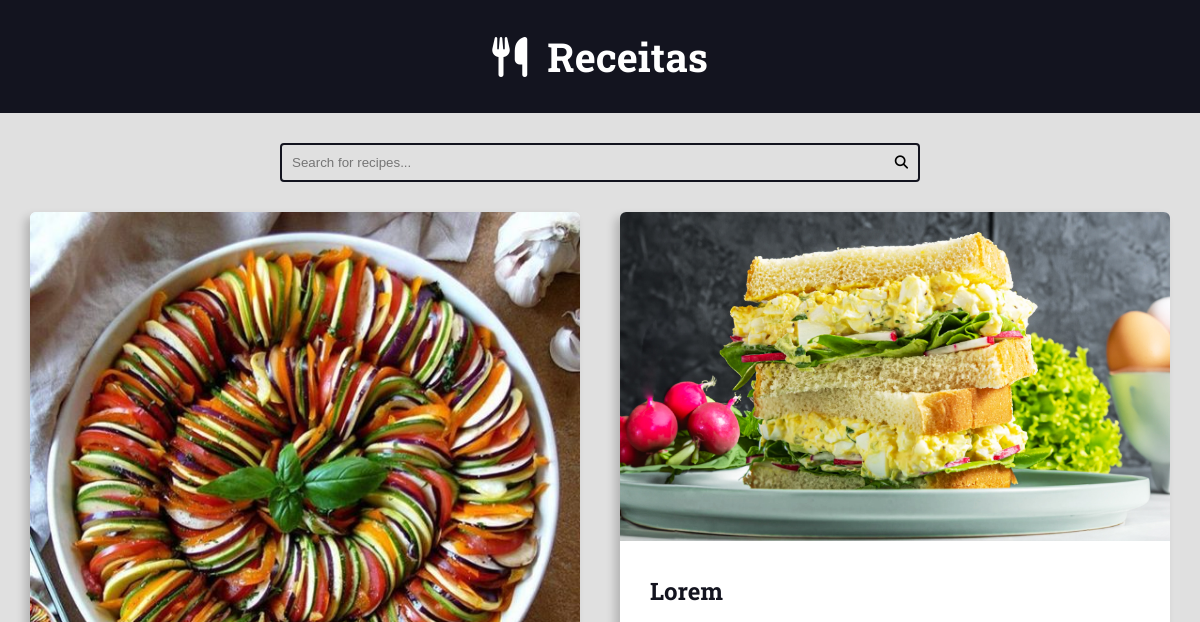
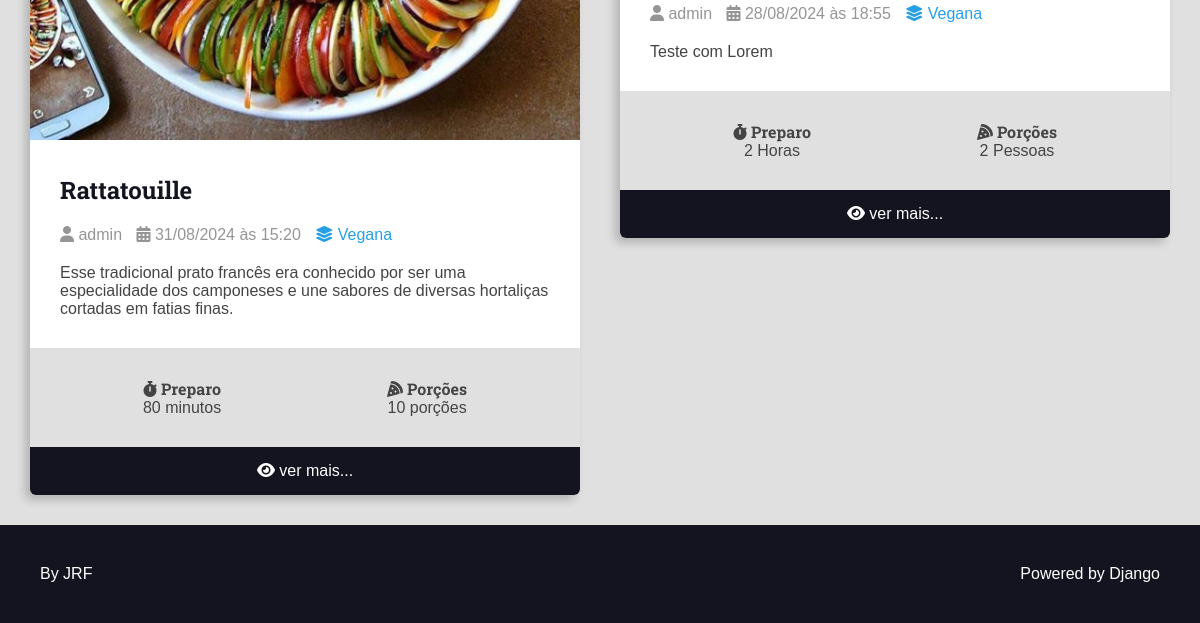
Before: /recipes/category/2/ with the older database file (2 pictures, top to bottom).
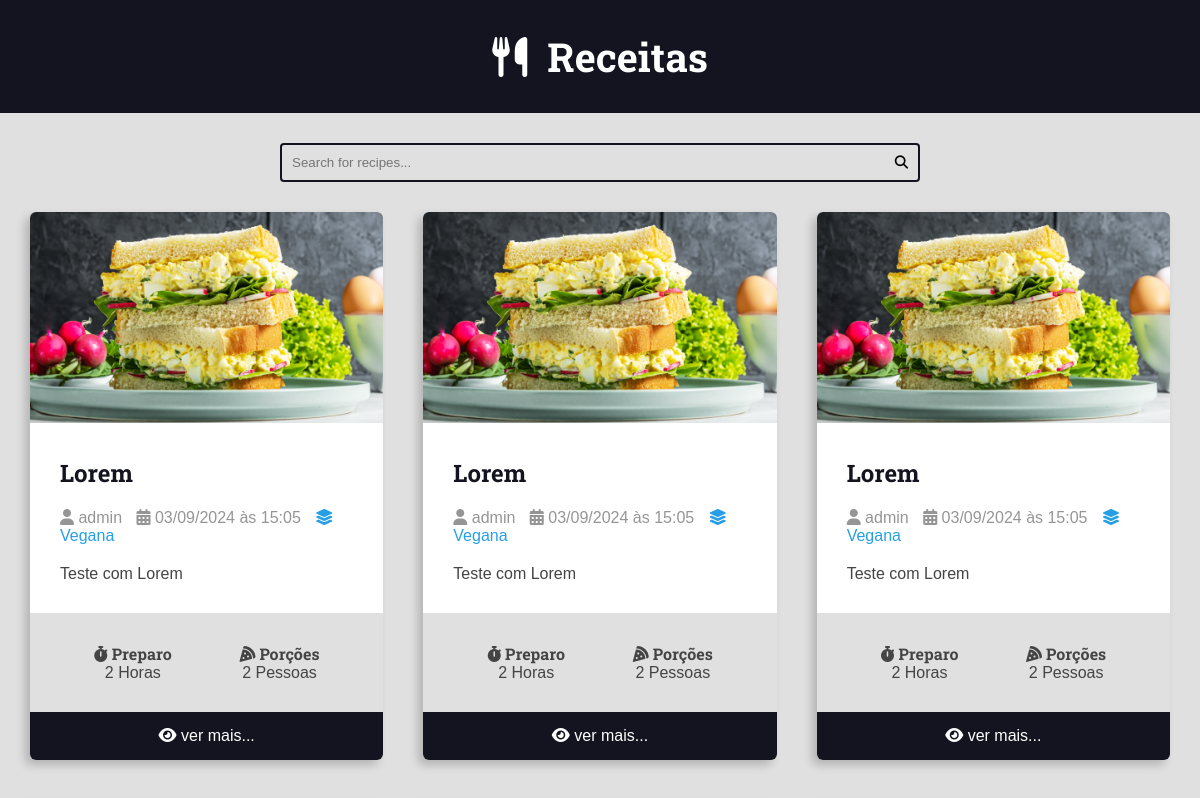
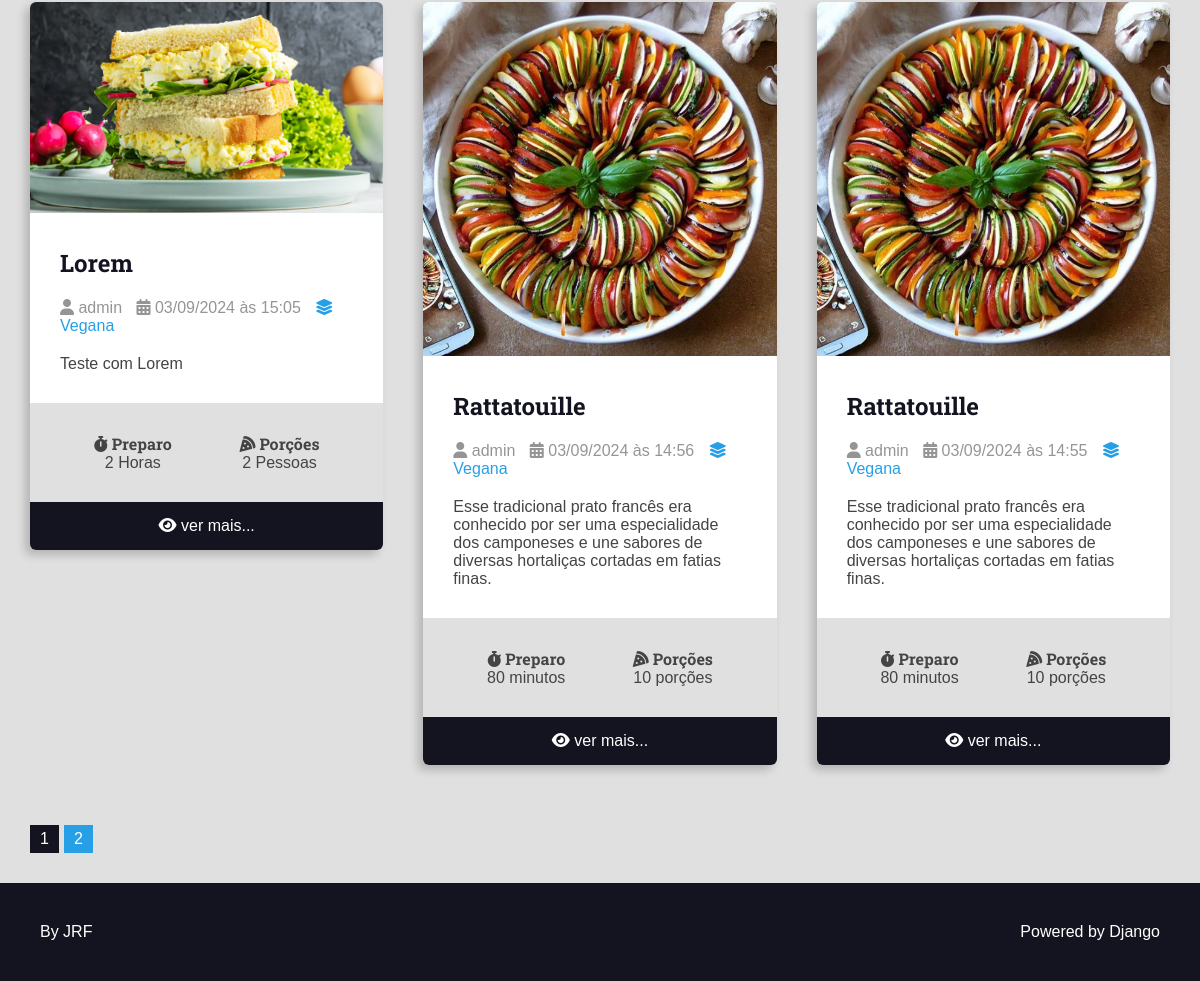
After: the same page with the newer database file (2 pictures, top to bottom).
### recipes/models.py (models this page shows, shortened)
class Recipe(models.Model):
    title = models.CharField(max_length=65)
    description = models.CharField(max_length=165)
    slug = models.SlugField(unique=True)
    preparation_time = models.IntegerField()
    preparation_time_unit = models.CharField(max_length=35)
    servings = models.IntegerField()
    servings_unit = models.CharField(max_length=35)
    preparation_steps = models.TextField(max_length=255)
    preparation_steps_is_html = models.BooleanField(default=False)
    created_at = models.DateTimeField(auto_now_add=True)
    updated_at = models.DateTimeField(auto_now=True)
    is_published = models.BooleanField(default=False)
    cover = models.ImageField(
        upload_to='recipes/covers/%Y/%m/%d/', blank=True, default=''
    )
    category = models.ForeignKey(
        Category,
        on_delete=models.SET_NULL,
        null=True,
        blank=True,
        default=None,
    )
    author = models.ForeignKey(User, on_delete=models.SET_NULL, null=True)

class Category(models.Model):
    name = models.CharField(max_length=35)

### recipes/views.py (the view)
def category(request, category_id):
    recipes = get_list_or_404(
        Recipe.objects.filter(
            category__id=category_id, is_published=True
        ).order_by('-id')
    )
    page_obj, pagination_range = pagination(request, recipes, PER_PAGE)
    return render(
        request,
        'recipes/pages/category.html',
        context={
            'recipes': page_obj,
            'pagination_range': pagination_range,
            'title': f'Categoria - {recipes[0].category.name} |',
        },
    )

### resources/utils/pagination.py (called while the page is built)
def set_pagination_range(page_range, view_pages, current_page):
    middle_range = math.ceil(view_pages / 2)
    start_range = current_page - middle_range
    stop_range = current_page + middle_range
    total_pages = len(page_range)
    offset_range = abs(start_range) if start_range < 0 else 0
    if start_range < 0:
        start_range = 0
        stop_range += offset_range
    if stop_range >= total_pages:
        start_range -= abs(total_pages - stop_range)
    pagination = page_range[start_range:stop_range]
    return {
        'pagination': pagination,
        'page_range': page_range,
        'view_pages': view_pages,
        'current_page': current_page,
        'total_pages': total_pages,
        'start_range': start_range,
        'stop_range': stop_range,
        'has_previous': current_page > middle_range,
        'has_next': stop_range < total_pages,
    }

def pagination(request, queryset, per_page, view_pages=4):
    try:
        current_page = int(request.GET.get('page', 1))
    except ValueError:
        current_page = 1
    paginator = Paginator(queryset, per_page)
    page_obj = paginator.get_page(current_page)
    pagination_range = set_pagination_range(
        paginator.page_range, view_pages, current_page
    )
    return page_obj, pagination_range

### recipes/templates/recipes/pages/category.html (shortened to what this page needs)
{% extends "global/base.html" %}
{% block content %}
<div class="main-content main-content-list container">
  {% for recipe in recipes %}
    {% include "recipes/partials/recipe.html" %}
  {% endfor %}
</div>
{% endblock content %}

### templates/global/base.html (shortened to what this page needs)
<!DOCTYPE html>
<html lang="pt">
<head>
  {% include "recipes/partials/head.html" %}
</head>
<body>
  {% include "recipes/partials/header.html" %}
  {% include "recipes/partials/search.html" %}
  <main class="main-content-container">
    {% block content %}{% endblock content %}
    {% include "recipes/partials/pagination.html" %}
  </main>
  {% include "recipes/partials/footer.html" %}
</body>
</html>

### recipes/templates/recipes/partials/head.html (shortened to what this page needs)
{% load static %}
<link rel="stylesheet" href="https://cdnjs.cloudflare.com/ajax/libs/font-awesome/6.6.0/css/fontawesome.min.css"
 />
<link rel="stylesheet" href="https://cdnjs.cloudflare.com/ajax/libs/font-awesome/6.6.0/css/brands.min.css"
 />
<link rel="stylesheet" href="https://cdnjs.cloudflare.com/ajax/libs/font-awesome/6.6.0/css/solid.min.css"
 />
<link rel="stylesheet" href="{% static 'recipes/css/styles.css' %}">

### recipes/templates/recipes/partials/header.html
<header class="main-header-container">
  <div class="main-header container">
    <h1>
      <a class="main-logo" href="{% url "recipes:home" %}">
        <i class="fas fa-utensils main-logo-icon"></i>
        <span class="main-logo-text">Receitas</span>
      </a>
    </h1>
  </div>
</header>

### recipes/templates/recipes/partials/search.html
<div class="search-container">
  <div class="container">
    <form action="{% url 'recipes:search' %}" class="search-form" method="GET">
      <input type="search" class="search-input" name="search" placeholder="Search for recipes..." value="{{ search_term }}" required>
      <button type="submit" class="search-button"><i class="fas fa-search"></i></button>
    </form>
  </div>
</div>

### recipes/templates/recipes/partials/recipe.html (shortened to what this page needs)
<div class="recipe recipe-list-item">
  {% if recipe.cover %}
    <div class="recipe-cover">
      <a href={% url "recipes:recipe" recipe.id %}>
        <img src={{ recipe.cover.url }} alt="Recipe Cover Image">
    </div>
  {% endif %}
  <div class="recipe-title-container">
    <h2 class="recipe-title">
      <a href={% url "recipes:recipe" recipe.id %}>
        {{ recipe.title }}
    </h2>
  </div>
  <div class="recipe-author">
    <span class="recipe-author-item">
      <i class="fas fa-user"></i>
      {% if recipe.author.first_name %}
        {{ recipe.author.first_name }} {{ recipe.author.last_name }}
      {% else %}
        {{ recipe.author.username }}
      {% endif %}
    </span>
    <span class="recipe-author-item">
      <i class="fas fa-calendar-alt"></i>
      {{ recipe.created_at|date:"d/m/Y" }} às {{ recipe.created_at|date:"H:i" }}
    </span>
    {% if recipe.category is not None %}
    <span class="recipe-author-item">
      <a href={% url "recipes:category" recipe.category.id %}>
        <i class="fas fa-layer-group"></i>
        <span>{{ recipe.category.name }}</span>
    </span>
    {% endif %}
  </div>
  <div class="recipe-content">
    <p>{{ recipe.description }}</p>
  </div>
  <div class="recipe-meta-container">
    <div class="recipe-meta recipe-preparation">
      <h3 class="recipe-meta-title"><i class="fas fa-stopwatch"></i> Preparo</h3>
      <div class="recipe-meta-text">
        {{ recipe.preparation_time }} {{ recipe.preparation_time_unit }}
      </div>
    </div>
    <div class="recipe-meta recipe-servings">
      <h3 class="recipe-meta-title"><i class="fas fa-pizza-slice"></i> Porções</h3>
      <div class="recipe-meta-text">
        {{ recipe.servings }} {{ recipe.servings_unit }}
      </div>
    </div>
  </div>
  {% if is_detail_page is not True %}
    <footer class="recipe-footer">
      <a class="recipe-read-more button button-dark button-full-width" href="{% url "recipes:recipe" recipe.id %}">
        <i class="fas fa-eye"></i>
        <span>ver mais...</span>
      </a>
    </footer>
  {% endif %}
</div>

### recipes/templates/recipes/partials/pagination.html (shortened to what this page needs)
{% if recipes.has_other_pages %}
  <div class="container pagination">
    <div class="pagination-content">
      {% for page in pagination_range.pagination %}
        {% if page == pagination_range.current_page %}
          <a class="page-link page-item page-current" href="?page={{ page }}{{ url_query }}">{{ page }}</a>
        {% else %}
          <a class="page-link page-item" href="?page={{ page }}{{ url_query }}">{{ page }}</a>
        {% endif %}
      {% endfor %}
    </div>
  </div>
{% endif %}

### recipes/templates/recipes/partials/footer.html
<footer class="main-footer">
  <div class="developer">
    <a href="https://www.rajr.informatica.com" target="_blank" rel="noreferrer nooperner">By JRF</a>
  </div>
  <div class="powered">
    <a href="https://www.djangoproject.com" target="_blank" rel="noreferrer nooperner">Powered by Django</a>
  </div>
</footer>

### recipes/static/recipes/css/styles.css (style rules this page uses)
:root { --color-primary: #269fe6; --color-primary-hover: #2086c2; --color-primary-dark: #13141f; --color-primary-dark-hover: #212336; --color-primary-light: #d4ecfa; --color-primary-light-hover: #bdd8e7; --color-white: #fff; --color-black: #000; --color-dark-text: #444; --color-info-light: #cce5ff; --color-debug-light: #cce5ff; --color-success-light: #d4edda; --color-alert-light: #fff3cd; --color-warning-light: #fff3cd; --color-error-light: #f8d7da; --color-info-dark: #4d86c4; --color-debug-dark: #4d86c4; --color-success-dark: #4a9c5d; --color-alert-dark: #927f40; --color-warning-dark: #927f40; --color-error-dark: #da525d; --color-gray-0: #f9f9f9; --color-gray-1: #e0e0e0; --color-gray-2: #c7c7c7; --color-gray-3: #aeaeae; --color-gray-4: #959595; --color-gray-5: #7d7d7d; --color-gray-6: #646464; --color-gray-7: #4b4b4b; --color-gray-8: #323232; --color-gray-9: #191919; --font-primary: sans-serif; --font-headings: "Roboto Slab", serif; --spacing-gutter-medium: 3rem; --spacing-gutter-large: 4rem; }
* { padding: 0; margin: 0; box-sizing: border-box; }
html { font-size: 62.5%; }
body { font-size: 1.6rem; font-family: var(--font-primary); background: var(--color-gray-1); color: var(--color-dark-text); }
h1, h2, h3, h4, h5, h6 { font-family: var(--font-headings); }
.container { max-width: 144rem; margin: 0 auto; padding: var(--spacing-gutter-medium); }
.main-header-container { background: var(--color-primary-dark); }
.main-logo { font-size: 4rem; color: var(--color-white); text-decoration: none; display: flex; flex-flow: row nowrap; align-items: center; justify-content: center; width: fit-content; margin: 0 auto; }
.main-logo-icon { margin-right: 2rem; }
.search-form { border: 0.2rem solid var(--color-primary-dark); max-width: 64rem; margin: 0 auto; border-radius: 0.4rem; position: relative; transition: all 300ms ease-in-out; }
.search-input, .search-button { border: none; background: none; outline: none; padding: 1rem; transition: all 300ms ease-in-out; }
.search-input { width: 100%; padding-right: 3rem; }
.search-button { position: absolute; top: 0; right: 0; }
.main-content { padding-top: 0; }
.main-content-list { display: grid; grid-template-columns: repeat(auto-fit, minmax(340px, 1fr)); gap: var(--spacing-gutter-large); }
.recipe { background: var(--color-white); box-shadow: -5px 5px 10px rgba(0, 0, 0, 0.2); transform: scale(1); transition: all 300ms ease-in-out; border-radius: 0.6rem; overflow: hidden; }
.recipe img { max-width: 100%; }
.recipe-list-item { max-width: 64rem; height: fit-content; }
.recipe-title-container { padding: var(--spacing-gutter-medium); padding-bottom: 2rem; }
.recipe-title-container a { text-decoration: none; color: var(--color-primary-dark); }
.recipe-author { padding: 0 var(--spacing-gutter-medium); }
.recipe-author a { color: var(--color-primary); transition: all 300ms ease-in-out; text-decoration: none; }
.recipe-content { padding: var(--spacing-gutter-medium); padding-top: 2rem; }
.recipe-author-item { color: var(--color-gray-4); margin-right: 1rem; }
.recipe-meta { display: flex; flex-flow: column nowrap; flex-shrink: 1; flex-grow: 1; text-align: center; }
.recipe-meta-container { display: flex; flex-flow: row wrap; padding: var(--spacing-gutter-medium); background: var(--color-gray-1); }
.recipe-meta-title { font-size: 1.6rem; margin: 0; }
.recipe-footer a { background: var(--color-primary-dark); display: block; color: var(--color-white); text-decoration: none; text-align: center; padding: 1.5rem var(--spacing-gutter-medium); transition: all 300ms ease-in-out; }
.main-footer { display: flex; align-items: center; justify-content: space-between; background: var(--color-primary-dark); color: var(--color-white); padding: var(--spacing-gutter-large); }
.main-footer a { color: var(--color-white); text-decoration: none; transition: all 300ms ease-in-out; }
.pagination-content { display: flex; flex-flow: row wrap; gap: 1rem 0.5rem; }
.pagination .page-item { background: var(--color-gray-3); padding: 0.5rem 1rem; }
.pagination .page-link { text-decoration: none; background: var(--color-primary); color: var(--color-white); }
.pagination .page-current { background: var(--color-primary-dark); }

Changed rows visible on the page:
no longer on this page (row unchanged): Recipe: cover (picture), title "Rattatouille", author.username "admin", created_at "31/08/2024", created_at "15:20", category.name "Vegana", description "Esse tradicional prato francês era conhecido por ser uma especialidade dos camponeses e une sabores de diversas hortaliças cortadas em fatias finas.", preparation_time "80", preparation_time_unit "minutos", servings "10", servings_unit "porções"
no longer on this page (row unchanged): Recipe: cover (picture), title "Lorem", author.username "admin", created_at "28/08/2024", created_at "18:55", category.name "Vegana", description "Teste com Lorem", preparation_time "2", preparation_time_unit "Horas", servings "2", servings_unit "Pessoas"
added Recipe: cover (picture), title "Lorem", author.username "admin", created_at "03/09/2024", created_at "15:05", category.name "Vegana", description "Teste com Lorem", preparation_time "2", preparation_time_unit "Horas", servings "2", servings_unit "Pessoas"
added Recipe: cover (picture), title "Lorem", author.username "admin", created_at "03/09/2024", created_at "15:05", category.name "Vegana", description "Teste com Lorem", preparation_time "2", preparation_time_unit "Horas", servings "2", servings_unit "Pessoas"
added Recipe: cover (picture), title "Lorem", author.username "admin", created_at "03/09/2024", created_at "15:05", category.name "Vegana", description "Teste com Lorem", preparation_time "2", preparation_time_unit "Horas", servings "2", servings_unit "Pessoas"
added Recipe: cover (picture), title "Lorem", author.username "admin", created_at "03/09/2024", created_at "15:05", category.name "Vegana", description "Teste com Lorem", preparation_time "2", preparation_time_unit "Horas", servings "2", servings_unit "Pessoas"
added Recipe: cover (picture), title "Rattatouille", author.username "admin", created_at "03/09/2024", created_at "14:56", category.name "Vegana", description "Esse tradicional prato francês era conhecido por ser uma especialidade dos camponeses e une sabores de diversas hortaliças cortadas em fatias finas.", preparation_time "80", preparation_time_unit "minutos", servings "10", servings_unit "porções"
added Recipe: cover (picture), title "Rattatouille", author.username "admin", created_at "03/09/2024", created_at "14:55", category.name "Vegana", description "Esse tradicional prato francês era conhecido por ser uma especialidade dos camponeses e une sabores de diversas hortaliças cortadas em fatias finas.", preparation_time "80", preparation_time_unit "minutos", servings "10", servings_unit "porções"
Other visible differences:
new list line: "1"
new list line: "2"
